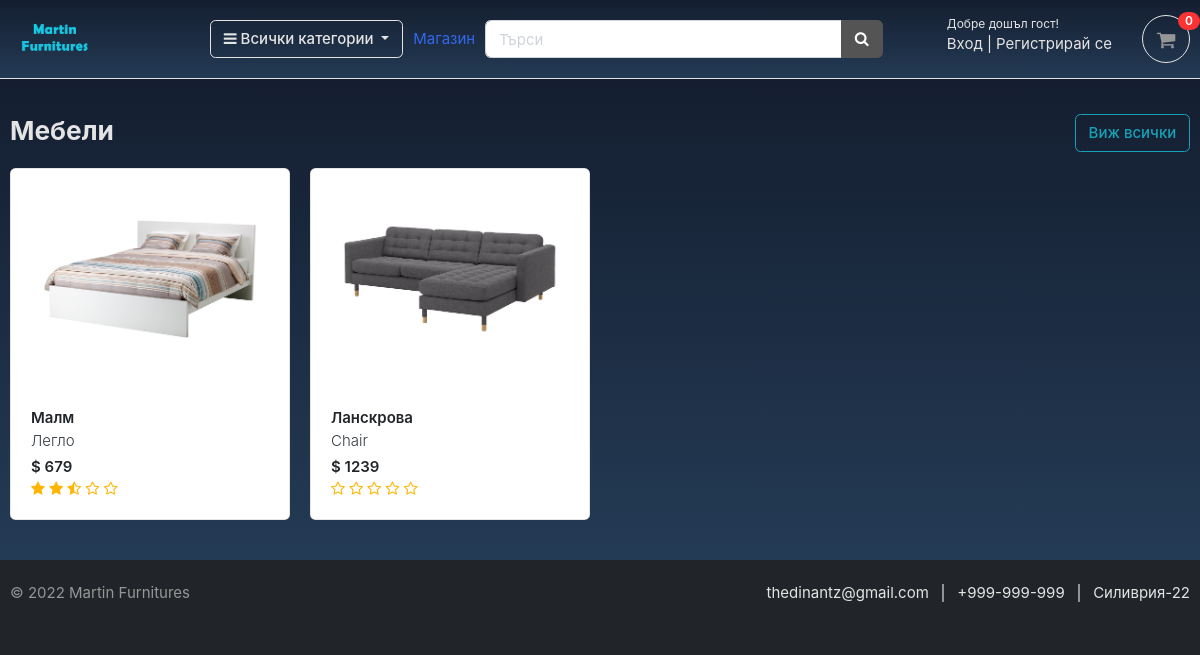
The page / on the database its author committed.
### store/models.py (models this page shows, shortened)
class Product(models.Model):
    product_name    = models.CharField(max_length=50, unique=True)
    slug            = models.SlugField(max_length=50, unique=True)
    description     = models.TextField(max_length=600, blank=True)
    hidden_desc     = models.TextField(max_length=600, blank=True)
    type            = models.CharField(max_length=50, null=False, blank=False)
    price           = models.IntegerField()
    images          = models.ImageField(upload_to='photos/products')
    stock           = models.IntegerField()
    is_available    = models.BooleanField(default=True)
    category        = models.ForeignKey(Category, on_delete=models.CASCADE)
    created_date    = models.DateTimeField(auto_now_add=True)
    modified_date   = models.DateTimeField(auto_now=True)
    def get_url(self):
        return reverse('product_detail', args=[self.category.slug, self.slug])
    def averageReview(self):
        reviews = ReviewRating.objects.filter(product=self, status=True).aggregate(average=Avg('rating'))
        avg = 0
        if reviews['average'] is not None:
            avg = float(reviews['average'])
        return avg

### ecommerce/views.py (the view)
# urls.py: 2. Add a URL to urlpatterns:  path('', views.home, name='home')
def home(request):
    products = Product.objects.all().filter(is_available=True)
    context = {
        'products': products,
    }
    return render(request, 'home.html', context)

### carts/context_processors.py (called while the page is built)
def counter(request):
    cart_count = 0
    if 'admin' in request.path:
        return {}
    else:
        try:
            cart = Cart.objects.filter(cart_id=_cart_id(request))
            if request.user.is_authenticated:
                cart_items = CartItem.objects.all().filter(user=request.user)
            else:
                cart_items = CartItem.objects.all().filter(cart=cart[:1])
            for cart_item in cart_items:
                cart_count += cart_item.quantity
        except Cart.DoesNotExist:
            cart_count = 0
    return dict(cart_count=cart_count)

### carts/views.py (called while the page is built)
def _cart_id(request):
    cart = request.session.session_key
    if not cart:
        cart = request.session.create()
    return cart

### category/context_processors.py (called while the page is built)
def menu_links(request):
    links = Category.objects.all()
    return dict(links=links)

### category/models.py (called while the page is built)
    def get_url(self):
        return reverse('products_by_category', args=[self.slug])

### templates/home.html (shortened to what this page needs)
{% extends 'base.html' %}
{% load static %}
{% block content %}
<section class="section padding-y-sm coloringlinear">
<div class="container">
<header class="section-heading">
	<a href="{% url 'store' %}" class="btn btn-outline-info float-right">Виж всички</a>
	<h3 class="section-title text-light">Мебели</h3>
</header>
<div class="row">
	{% for product in products %}
	<div class="col-md-3">
		<div class="card card-product-grid">
			<a href="{{ product.get_url }}" class="img-wrap"> <img src="{{ product.images.url }}"> </a>
			<figcaption class="info-wrap">
				<a href="{{ product.get_url }}" class="title font-weight-bold">{{ product.product_name }}</a>
				<div class="font-weight-light">{{ product.type }}</div>
				<div class="price mt-1">$ {{ product.price }}</div>
				<div class="rating-star">
					<span>
						<i class="fa fa-star{% if product.averageReview < 0.5 %}-o{% elif product.averageReview >= 0.5 and product.averageReview < 1 %}-half-o {% endif %}" aria-hidden="true"></i>
						<i class="fa fa-star{% if product.averageReview < 1.5 %}-o{% elif product.averageReview >= 1.5 and product.averageReview < 2 %}-half-o {% endif %}" aria-hidden="true"></i>
						<i class="fa fa-star{% if product.averageReview < 2.5 %}-o{% elif product.averageReview >= 2.5 and product.averageReview < 3 %}-half-o {% endif %}" aria-hidden="true"></i>
						<i class="fa fa-star{% if product.averageReview < 3.5 %}-o{% elif product.averageReview >= 3.5 and product.averageReview < 4 %}-half-o {% endif %}" aria-hidden="true"></i>
						<i class="fa fa-star{% if product.averageReview < 4.5 %}-o{% elif product.averageReview >= 4.5 and product.averageReview < 5 %}-half-o {% endif %}" aria-hidden="true"></i>
						</span>
				</div>
			</figcaption>
		</div>
	</div>
	{% endfor %}
</div>
</div>
</section>
</body>
</html>
{% endblock content %}

### static/css/ui.css (style rules this page uses)
html { font-family: "Inter", sans-serif; font-size: 15px; }
.img-wrap { text-align: center; display: block; }
.img-wrap img { max-width: 100%; }
.padding-y-sm { padding-top: 20px; padding-bottom: 20px; }
.section-heading { margin-bottom: 20px; margin-top: 15px; }
.section-title { color: #212529; }
[class*=card-product] a.title { color: #212529; display: block; }
[class*=card-product] .img-wrap { overflow: hidden; position: relative; }
[class*=card-product] .img-wrap img { height: 100%; max-width: 100%; width: auto; display: inline-block; -o-object-fit: cover; object-fit: cover; }
.card-product-grid { margin-bottom: 20px; }
.card-product-grid .img-wrap { border-radius: 0.2rem 0.2rem 0 0; height: 220px; }
.card-product-grid .info-wrap { overflow: hidden; padding: 18px 20px; }
.card .img-wrap { overflow: hidden; }
.price { font-weight: 600; color: #212529; }

### static/css/custom.css (style rules this page uses)
.rating-star i { color: #ffb503 !important; }

### static/css/custom2.css (style rules this page uses)
.coloringlinear { background: linear-gradient(#141e30, #243b55); }

### rows shown on the page
Product: images (picture), product_name "Малм", type "Легло", price "679"
Product: images (picture), product_name "Ланскрова", type "Chair", price "1239"

### other values the page prints
{{ cart_count }} "0"
